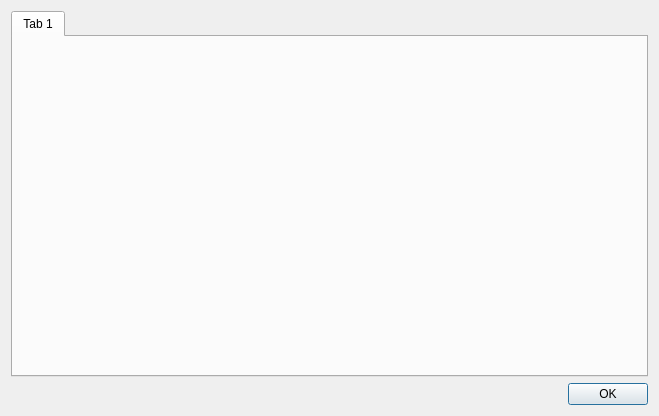
<?xml version="1.0" encoding="UTF-8"?>
<ui version="4.0">
 <class>frmConfiguration</class>
 <widget class="QDialog" name="frmConfiguration">
  <property name="geometry">
   <rect>
    <x>0</x>
    <y>0</y>
    <width>659</width>
    <height>416</height>
   </rect>
  </property>
  <property name="windowTitle">
   <string>Configuration</string>
  </property>
  <layout class="QGridLayout" name="gridLayout">
   <item row="0" column="0">
    <widget class="QTabWidget" name="tabWidget">
     <property name="currentIndex">
      <number>0</number>
     </property>
     <widget class="QWidget" name="tab">
      <attribute name="title">
       <string>Tab 1</string>
      </attribute>
     </widget>
    </widget>
   </item>
   <item row="1" column="0">
    <widget class="QDialogButtonBox" name="buttonBox">
     <property name="standardButtons">
      <set>QDialogButtonBox::StandardButton::Ok</set>
     </property>
    </widget>
   </item>
  </layout>
 </widget>
 <resources/>
 <connections/>
</ui>
